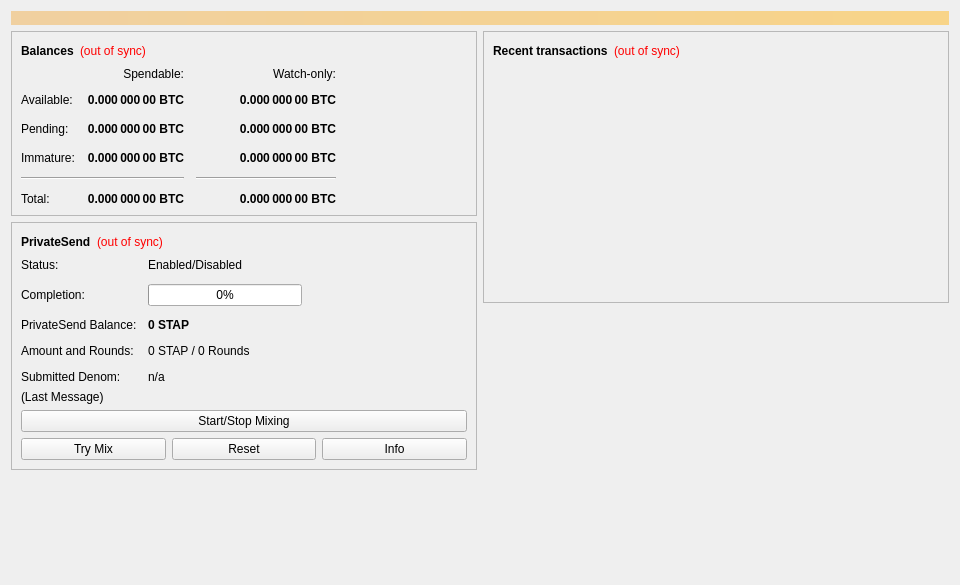
<?xml version="1.0" encoding="UTF-8"?>
<ui version="4.0">
 <class>OverviewPage</class>
 <widget class="QWidget" name="OverviewPage">
  <property name="geometry">
   <rect>
    <x>0</x>
    <y>0</y>
    <width>960</width>
    <height>585</height>
   </rect>
  </property>
  <property name="minimumSize">
   <size>
    <width>960</width>
    <height>0</height>
   </size>
  </property>
  <property name="windowTitle">
   <string>Form</string>
  </property>
  <layout class="QVBoxLayout" name="topLayout">
   <item>
    <widget class="QLabel" name="labelAlerts">
     <property name="visible">
      <bool>false</bool>
     </property>
     <property name="styleSheet">
      <string notr="true">background-color: qlineargradient(x1: 0, y1: 0, x2: 1, y2: 0, stop:0 #F0D0A0, stop:1 #F8D488); color:#000000;</string>
     </property>
     <property name="wordWrap">
      <bool>true</bool>
     </property>
     <property name="margin">
      <number>3</number>
     </property>
    </widget>
   </item>
   <item>
    <layout class="QHBoxLayout" name="horizontalLayout" stretch="1,1">
     <item>
      <layout class="QVBoxLayout" name="verticalLayout_2">
       <item>
        <widget class="QFrame" name="frame">
         <property name="frameShape">
          <enum>QFrame::StyledPanel</enum>
         </property>
         <property name="frameShadow">
          <enum>QFrame::Raised</enum>
         </property>
         <layout class="QVBoxLayout" name="verticalLayout_4">
          <item>
           <layout class="QHBoxLayout" name="horizontalLayout_4">
            <item>
             <widget class="QLabel" name="label_5">
              <property name="font">
               <font>
                <weight>75</weight>
                <bold>true</bold>
               </font>
              </property>
              <property name="text">
               <string>Balances</string>
              </property>
             </widget>
            </item>
            <item>
             <widget class="QLabel" name="labelWalletStatus">
              <property name="toolTip">
               <string>The displayed information may be out of date. Your wallet automatically synchronizes with the STAP network after a connection is established, but this process has not completed yet.</string>
              </property>
              <property name="styleSheet">
               <string notr="true">QLabel { color: red; }</string>
              </property>
              <property name="text">
               <string notr="true">(out of sync)</string>
              </property>
              <property name="alignment">
               <set>Qt::AlignLeading|Qt::AlignLeft|Qt::AlignVCenter</set>
              </property>
             </widget>
            </item>
            <item>
             <spacer name="horizontalSpacer_3">
              <property name="orientation">
               <enum>Qt::Horizontal</enum>
              </property>
              <property name="sizeHint" stdset="0">
               <size>
                <width>40</width>
                <height>20</height>
               </size>
              </property>
             </spacer>
            </item>
           </layout>
          </item>
          <item>
           <layout class="QGridLayout" name="gridLayout">
            <property name="spacing">
             <number>12</number>
            </property>
            <item row="2" column="2">
             <widget class="QLabel" name="labelWatchPending">
              <property name="font">
               <font>
                <weight>75</weight>
                <bold>true</bold>
               </font>
              </property>
              <property name="cursor">
               <cursorShape>IBeamCursor</cursorShape>
              </property>
              <property name="toolTip">
               <string>Unconfirmed transactions to watch-only addresses</string>
              </property>
              <property name="text">
               <string notr="true">0.000 000 00 BTC</string>
              </property>
              <property name="alignment">
               <set>Qt::AlignRight|Qt::AlignTrailing|Qt::AlignVCenter</set>
              </property>
              <property name="textInteractionFlags">
               <set>Qt::LinksAccessibleByMouse|Qt::TextSelectableByKeyboard|Qt::TextSelectableByMouse</set>
              </property>
             </widget>
            </item>
            <item row="2" column="1">
             <widget class="QLabel" name="labelUnconfirmed">
              <property name="font">
               <font>
                <weight>75</weight>
                <bold>true</bold>
               </font>
              </property>
              <property name="cursor">
               <cursorShape>IBeamCursor</cursorShape>
              </property>
              <property name="toolTip">
               <string>Total of transactions that have yet to be confirmed, and do not yet count toward the spendable balance</string>
              </property>
              <property name="text">
               <string notr="true">0.000 000 00 BTC</string>
              </property>
              <property name="alignment">
               <set>Qt::AlignRight|Qt::AlignTrailing|Qt::AlignVCenter</set>
              </property>
              <property name="textInteractionFlags">
               <set>Qt::LinksAccessibleByMouse|Qt::TextSelectableByKeyboard|Qt::TextSelectableByMouse</set>
              </property>
             </widget>
            </item>
            <item row="3" column="2">
             <widget class="QLabel" name="labelWatchImmature">
              <property name="font">
               <font>
                <weight>75</weight>
                <bold>true</bold>
               </font>
              </property>
              <property name="cursor">
               <cursorShape>IBeamCursor</cursorShape>
              </property>
              <property name="toolTip">
               <string>Mined balance in watch-only addresses that has not yet matured</string>
              </property>
              <property name="text">
               <string notr="true">0.000 000 00 BTC</string>
              </property>
              <property name="alignment">
               <set>Qt::AlignRight|Qt::AlignTrailing|Qt::AlignVCenter</set>
              </property>
              <property name="textInteractionFlags">
               <set>Qt::LinksAccessibleByMouse|Qt::TextSelectableByKeyboard|Qt::TextSelectableByMouse</set>
              </property>
             </widget>
            </item>
            <item row="4" column="0" colspan="2">
             <widget class="Line" name="lineSpendableBalance">
              <property name="orientation">
               <enum>Qt::Horizontal</enum>
              </property>
             </widget>
            </item>
            <item row="4" column="2">
             <widget class="Line" name="lineWatchBalance">
              <property name="sizePolicy">
               <sizepolicy hsizetype="Preferred" vsizetype="Fixed">
                <horstretch>0</horstretch>
                <verstretch>0</verstretch>
               </sizepolicy>
              </property>
              <property name="minimumSize">
               <size>
                <width>140</width>
                <height>0</height>
               </size>
              </property>
              <property name="orientation">
               <enum>Qt::Horizontal</enum>
              </property>
             </widget>
            </item>
            <item row="5" column="0">
             <widget class="QLabel" name="labelTotalText">
              <property name="text">
               <string>Total:</string>
              </property>
             </widget>
            </item>
            <item row="3" column="1">
             <widget class="QLabel" name="labelImmature">
              <property name="font">
               <font>
                <weight>75</weight>
                <bold>true</bold>
               </font>
              </property>
              <property name="cursor">
               <cursorShape>IBeamCursor</cursorShape>
              </property>
              <property name="toolTip">
               <string>Mined balance that has not yet matured</string>
              </property>
              <property name="text">
               <string notr="true">0.000 000 00 BTC</string>
              </property>
              <property name="alignment">
               <set>Qt::AlignRight|Qt::AlignTrailing|Qt::AlignVCenter</set>
              </property>
              <property name="textInteractionFlags">
               <set>Qt::LinksAccessibleByMouse|Qt::TextSelectableByKeyboard|Qt::TextSelectableByMouse</set>
              </property>
             </widget>
            </item>
            <item row="2" column="3">
             <spacer name="horizontalSpacer_2">
              <property name="orientation">
               <enum>Qt::Horizontal</enum>
              </property>
              <property name="sizeHint" stdset="0">
               <size>
                <width>40</width>
                <height>20</height>
               </size>
              </property>
             </spacer>
            </item>
            <item row="3" column="0">
             <widget class="QLabel" name="labelImmatureText">
              <property name="text">
               <string>Immature:</string>
              </property>
             </widget>
            </item>
            <item row="5" column="1">
             <widget class="QLabel" name="labelTotal">
              <property name="font">
               <font>
                <weight>75</weight>
                <bold>true</bold>
               </font>
              </property>
              <property name="cursor">
               <cursorShape>IBeamCursor</cursorShape>
              </property>
              <property name="toolTip">
               <string>Your current total balance</string>
              </property>
              <property name="text">
               <string notr="true">0.000 000 00 BTC</string>
              </property>
              <property name="alignment">
               <set>Qt::AlignRight|Qt::AlignTrailing|Qt::AlignVCenter</set>
              </property>
              <property name="textInteractionFlags">
               <set>Qt::LinksAccessibleByMouse|Qt::TextSelectableByKeyboard|Qt::TextSelectableByMouse</set>
              </property>
             </widget>
            </item>
            <item row="5" column="2">
             <widget class="QLabel" name="labelWatchTotal">
              <property name="font">
               <font>
                <weight>75</weight>
                <bold>true</bold>
               </font>
              </property>
              <property name="cursor">
               <cursorShape>IBeamCursor</cursorShape>
              </property>
              <property name="toolTip">
               <string>Current total balance in watch-only addresses</string>
              </property>
              <property name="text">
               <string notr="true">0.000 000 00 BTC</string>
              </property>
              <property name="alignment">
               <set>Qt::AlignRight|Qt::AlignTrailing|Qt::AlignVCenter</set>
              </property>
              <property name="textInteractionFlags">
               <set>Qt::LinksAccessibleByMouse|Qt::TextSelectableByKeyboard|Qt::TextSelectableByMouse</set>
              </property>
             </widget>
            </item>
            <item row="0" column="2">
             <widget class="QLabel" name="labelWatchonly">
              <property name="text">
               <string>Watch-only:</string>
              </property>
              <property name="alignment">
               <set>Qt::AlignRight|Qt::AlignTrailing|Qt::AlignVCenter</set>
              </property>
             </widget>
            </item>
            <item row="1" column="0">
             <widget class="QLabel" name="labelBalanceText">
              <property name="text">
               <string>Available:</string>
              </property>
             </widget>
            </item>
            <item row="1" column="1">
             <widget class="QLabel" name="labelBalance">
              <property name="font">
               <font>
                <weight>75</weight>
                <bold>true</bold>
               </font>
              </property>
              <property name="cursor">
               <cursorShape>IBeamCursor</cursorShape>
              </property>
              <property name="toolTip">
               <string>Your current spendable balance</string>
              </property>
              <property name="text">
               <string notr="true">0.000 000 00 BTC</string>
              </property>
              <property name="alignment">
               <set>Qt::AlignRight|Qt::AlignTrailing|Qt::AlignVCenter</set>
              </property>
              <property name="textInteractionFlags">
               <set>Qt::LinksAccessibleByMouse|Qt::TextSelectableByKeyboard|Qt::TextSelectableByMouse</set>
              </property>
             </widget>
            </item>
            <item row="1" column="2">
             <widget class="QLabel" name="labelWatchAvailable">
              <property name="font">
               <font>
                <weight>75</weight>
                <bold>true</bold>
               </font>
              </property>
              <property name="cursor">
               <cursorShape>IBeamCursor</cursorShape>
              </property>
              <property name="toolTip">
               <string>Your current balance in watch-only addresses</string>
              </property>
              <property name="text">
               <string notr="true">0.000 000 00 BTC</string>
              </property>
              <property name="alignment">
               <set>Qt::AlignRight|Qt::AlignTrailing|Qt::AlignVCenter</set>
              </property>
              <property name="textInteractionFlags">
               <set>Qt::LinksAccessibleByMouse|Qt::TextSelectableByKeyboard|Qt::TextSelectableByMouse</set>
              </property>
             </widget>
            </item>
            <item row="2" column="0">
             <widget class="QLabel" name="labelPendingText">
              <property name="text">
               <string>Pending:</string>
              </property>
             </widget>
            </item>
            <item row="0" column="1">
             <widget class="QLabel" name="labelSpendable">
              <property name="text">
               <string>Spendable:</string>
              </property>
              <property name="alignment">
               <set>Qt::AlignRight|Qt::AlignTrailing|Qt::AlignVCenter</set>
              </property>
             </widget>
            </item>
           </layout>
          </item>
         </layout>
        </widget>
       </item>
       <item>
        <widget class="QFrame" name="framePrivateSend">
         <property name="layoutDirection">
          <enum>Qt::LeftToRight</enum>
         </property>
         <property name="frameShape">
          <enum>QFrame::StyledPanel</enum>
         </property>
         <property name="frameShadow">
          <enum>QFrame::Raised</enum>
         </property>
         <layout class="QVBoxLayout" name="VerticalLayout_PS1">
          <item>
           <layout class="QHBoxLayout" name="horizontalLayout_5">
            <item>
             <widget class="QLabel" name="labelPrivateSendHeader">
              <property name="font">
               <font>
                <weight>75</weight>
                <bold>true</bold>
               </font>
              </property>
              <property name="text">
               <string>PrivateSend</string>
              </property>
             </widget>
            </item>
            <item>
             <widget class="QLabel" name="labelPrivateSendSyncStatus">
              <property name="toolTip">
               <string>The displayed information may be out of date. Your wallet automatically synchronizes with the STAP network after a connection is established, but this process has not completed yet.</string>
              </property>
              <property name="styleSheet">
               <string notr="true">QLabel { color: red; }</string>
              </property>
              <property name="text">
               <string notr="true">(out of sync)</string>
              </property>
              <property name="alignment">
               <set>Qt::AlignLeading|Qt::AlignLeft|Qt::AlignVCenter</set>
              </property>
             </widget>
            </item>
            <item>
             <spacer name="horizontalSpacer_4">
              <property name="orientation">
               <enum>Qt::Horizontal</enum>
              </property>
              <property name="sizeHint" stdset="0">
               <size>
                <width>40</width>
                <height>20</height>
               </size>
              </property>
             </spacer>
            </item>
           </layout>
          </item>
          <item>
           <layout class="QFormLayout" name="privateSendFormLayout">
            <property name="fieldGrowthPolicy">
             <enum>QFormLayout::AllNonFixedFieldsGrow</enum>
            </property>
            <property name="horizontalSpacing">
             <number>11</number>
            </property>
            <property name="verticalSpacing">
             <number>12</number>
            </property>
            <item row="0" column="0">
             <widget class="QLabel" name="labelPrivateSendEnabledText">
              <property name="text">
               <string>Status:</string>
              </property>
             </widget>
            </item>
            <item row="0" column="1">
             <widget class="QLabel" name="labelPrivateSendEnabled">
              <property name="text">
               <string>Enabled/Disabled</string>
              </property>
             </widget>
            </item>
            <item row="1" column="0">
             <widget class="QLabel" name="labelCompletitionText">
              <property name="text">
               <string>Completion:</string>
              </property>
             </widget>
            </item>
            <item row="1" column="1">
             <widget class="QProgressBar" name="privateSendProgress">
              <property name="maximumSize">
               <size>
                <width>154</width>
                <height>16777215</height>
               </size>
              </property>
              <property name="value">
               <number>0</number>
              </property>
             </widget>
            </item>
            <item row="2" column="0">
             <widget class="QLabel" name="labelAnonymizedText">
              <property name="text">
               <string>PrivateSend Balance:</string>
              </property>
             </widget>
            </item>
            <item row="2" column="1">
             <widget class="QLabel" name="labelAnonymized">
              <property name="font">
               <font>
                <weight>75</weight>
                <bold>true</bold>
               </font>
              </property>
              <property name="text">
               <string notr="true">0 STAP</string>
              </property>
             </widget>
            </item>
            <item row="3" column="0">
             <widget class="QLabel" name="labelAmountAndRoundsText">
              <property name="text">
               <string>Amount and Rounds:</string>
              </property>
             </widget>
            </item>
            <item row="3" column="1">
             <widget class="QLabel" name="labelAmountRounds">
              <property name="text">
               <string>0 STAP / 0 Rounds</string>
              </property>
             </widget>
            </item>
            <item row="4" column="0">
             <widget class="QLabel" name="labelSubmittedDenomText">
              <property name="text">
               <string>Submitted Denom:</string>
              </property>
             </widget>
            </item>
            <item row="4" column="1">
             <widget class="QLabel" name="labelSubmittedDenom">
              <property name="toolTip">
               <string>The denominations you submitted to the Masternode.&lt;br&gt;To mix, other users must submit the exact same denominations.</string>
              </property>
              <property name="text">
               <string>n/a</string>
              </property>
             </widget>
            </item>
           </layout>
          </item>
          <item>
           <layout class="QVBoxLayout" name="VerticalLayout_PS">
            <item>
             <widget class="QLabel" name="labelPrivateSendLastMessage">
              <property name="text">
               <string>(Last Message)</string>
              </property>
              <property name="alignment">
               <set>Qt::AlignLeading|Qt::AlignLeft|Qt::AlignTop</set>
              </property>
              <property name="wordWrap">
               <bool>true</bool>
              </property>
             </widget>
            </item>
            <item>
             <widget class="QPushButton" name="togglePrivateSend">
              <property name="sizePolicy">
               <sizepolicy hsizetype="MinimumExpanding" vsizetype="Fixed">
                <horstretch>0</horstretch>
                <verstretch>0</verstretch>
               </sizepolicy>
              </property>
              <property name="text">
               <string>Start/Stop Mixing</string>
              </property>
             </widget>
            </item>
            <item>
             <layout class="QHBoxLayout" name="horizontalLayout_debugbuttons">
              <item>
               <widget class="QPushButton" name="privateSendAuto">
                <property name="sizePolicy">
                 <sizepolicy hsizetype="MinimumExpanding" vsizetype="Fixed">
                  <horstretch>0</horstretch>
                  <verstretch>0</verstretch>
                 </sizepolicy>
                </property>
                <property name="toolTip">
                 <string>Try to manually submit a PrivateSend request.</string>
                </property>
                <property name="text">
                 <string>Try Mix</string>
                </property>
               </widget>
              </item>
              <item>
               <widget class="QPushButton" name="privateSendReset">
                <property name="sizePolicy">
                 <sizepolicy hsizetype="MinimumExpanding" vsizetype="Fixed">
                  <horstretch>0</horstretch>
                  <verstretch>0</verstretch>
                 </sizepolicy>
                </property>
                <property name="toolTip">
                 <string>Reset the current status of PrivateSend (can interrupt PrivateSend if it's in the process of Mixing, which can cost you money!)</string>
                </property>
                <property name="autoFillBackground">
                 <bool>false</bool>
                </property>
                <property name="text">
                 <string>Reset</string>
                </property>
               </widget>
              </item>
              <item>
               <widget class="QPushButton" name="privateSendInfo">
                <property name="sizePolicy">
                 <sizepolicy hsizetype="MinimumExpanding" vsizetype="Fixed">
                  <horstretch>0</horstretch>
                  <verstretch>0</verstretch>
                 </sizepolicy>
                </property>
                <property name="toolTip">
                 <string>Information about PrivateSend and Mixing</string>
                </property>
                <property name="text">
                 <string>Info</string>
                </property>
               </widget>
              </item>
             </layout>
            </item>
           </layout>
          </item>
         </layout>
        </widget>
       </item>
       <item>
        <spacer name="verticalSpacer">
         <property name="orientation">
          <enum>Qt::Vertical</enum>
         </property>
         <property name="sizeHint" stdset="0">
          <size>
           <width>20</width>
           <height>40</height>
          </size>
         </property>
        </spacer>
       </item>
      </layout>
     </item>
     <item>
      <layout class="QVBoxLayout" name="verticalLayout_3">
       <item>
        <widget class="QFrame" name="frame_2">
         <property name="frameShape">
          <enum>QFrame::StyledPanel</enum>
         </property>
         <property name="frameShadow">
          <enum>QFrame::Raised</enum>
         </property>
         <layout class="QVBoxLayout" name="verticalLayout">
          <item>
           <layout class="QHBoxLayout" name="horizontalLayout_2">
            <item>
             <widget class="QLabel" name="label_4">
              <property name="font">
               <font>
                <weight>75</weight>
                <bold>true</bold>
               </font>
              </property>
              <property name="text">
               <string>Recent transactions</string>
              </property>
             </widget>
            </item>
            <item>
             <widget class="QLabel" name="labelTransactionsStatus">
              <property name="toolTip">
               <string>The displayed information may be out of date. Your wallet automatically synchronizes with the STAP network after a connection is established, but this process has not completed yet.</string>
              </property>
              <property name="styleSheet">
               <string notr="true">QLabel { color: red; }</string>
              </property>
              <property name="text">
               <string notr="true">(out of sync)</string>
              </property>
              <property name="alignment">
               <set>Qt::AlignLeading|Qt::AlignLeft|Qt::AlignVCenter</set>
              </property>
             </widget>
            </item>
            <item>
             <spacer name="horizontalSpacer">
              <property name="orientation">
               <enum>Qt::Horizontal</enum>
              </property>
              <property name="sizeHint" stdset="0">
               <size>
                <width>40</width>
                <height>20</height>
               </size>
              </property>
             </spacer>
            </item>
           </layout>
          </item>
          <item>
           <widget class="QListView" name="listTransactions">
            <property name="styleSheet">
             <string notr="true">QListView { background: transparent; }</string>
            </property>
            <property name="frameShape">
             <enum>QFrame::NoFrame</enum>
            </property>
            <property name="verticalScrollBarPolicy">
             <enum>Qt::ScrollBarAlwaysOff</enum>
            </property>
            <property name="horizontalScrollBarPolicy">
             <enum>Qt::ScrollBarAlwaysOff</enum>
            </property>
            <property name="selectionMode">
             <enum>QAbstractItemView::NoSelection</enum>
            </property>
           </widget>
          </item>
         </layout>
        </widget>
       </item>
       <item>
        <spacer name="verticalSpacer_2">
         <property name="orientation">
          <enum>Qt::Vertical</enum>
         </property>
         <property name="sizeHint" stdset="0">
          <size>
           <width>20</width>
           <height>40</height>
          </size>
         </property>
        </spacer>
       </item>
      </layout>
     </item>
    </layout>
   </item>
  </layout>
 </widget>
 <resources/>
 <connections/>
</ui>
